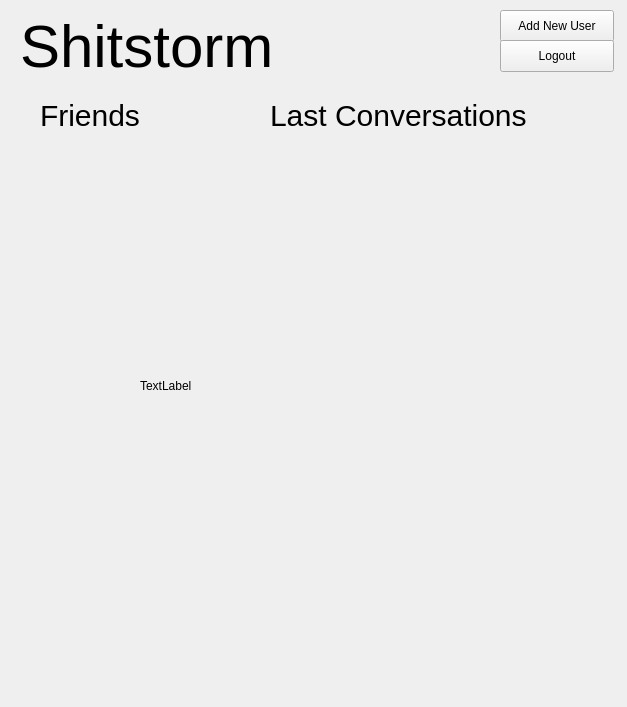
<?xml version="1.0" encoding="UTF-8"?>
<ui version="4.0">
 <class>Form</class>
 <widget class="QWidget" name="Form">
  <property name="geometry">
   <rect>
    <x>0</x>
    <y>0</y>
    <width>627</width>
    <height>707</height>
   </rect>
  </property>
  <property name="minimumSize">
   <size>
    <width>627</width>
    <height>707</height>
   </size>
  </property>
  <property name="maximumSize">
   <size>
    <width>627</width>
    <height>707</height>
   </size>
  </property>
  <property name="windowTitle">
   <string>Form</string>
  </property>
  <widget class="QLabel" name="label_26">
   <property name="geometry">
    <rect>
     <x>270</x>
     <y>100</y>
     <width>261</width>
     <height>31</height>
    </rect>
   </property>
   <property name="styleSheet">
    <string notr="true">font-size: 30px;</string>
   </property>
   <property name="text">
    <string>Last Conversations</string>
   </property>
  </widget>
  <widget class="QLabel" name="label_27">
   <property name="geometry">
    <rect>
     <x>40</x>
     <y>100</y>
     <width>111</width>
     <height>31</height>
    </rect>
   </property>
   <property name="styleSheet">
    <string notr="true">font-size: 30px;</string>
   </property>
   <property name="text">
    <string>Friends</string>
   </property>
  </widget>
  <widget class="QLabel" name="label_37">
   <property name="geometry">
    <rect>
     <x>20</x>
     <y>20</y>
     <width>281</width>
     <height>51</height>
    </rect>
   </property>
   <property name="styleSheet">
    <string notr="true">font-size: 60px;</string>
   </property>
   <property name="text">
    <string>Shitstorm</string>
   </property>
  </widget>
  <widget class="QPushButton" name="reg_user">
   <property name="geometry">
    <rect>
     <x>500</x>
     <y>10</y>
     <width>114</width>
     <height>32</height>
    </rect>
   </property>
   <property name="text">
    <string>Add New User</string>
   </property>
  </widget>
  <widget class="QPushButton" name="logout">
   <property name="geometry">
    <rect>
     <x>500</x>
     <y>40</y>
     <width>114</width>
     <height>32</height>
    </rect>
   </property>
   <property name="text">
    <string>Logout</string>
   </property>
  </widget>
  <widget class="QLabel" name="addressbook">
   <property name="geometry">
    <rect>
     <x>140</x>
     <y>180</y>
     <width>321</width>
     <height>411</height>
    </rect>
   </property>
   <property name="text">
    <string>TextLabel</string>
   </property>
  </widget>
 </widget>
 <resources/>
 <connections/>
</ui>
